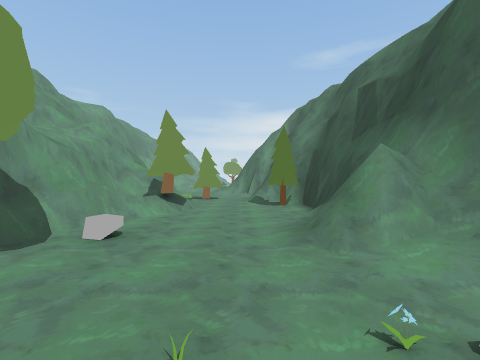
[1] (above)

15 first-person views from a walk through a 3-D level made in the Unity game engine. The camera is 1.3 m above the floor, looks level and sees 85° across. The floor is counted in squares, 2 m on a side. Each view is taken from the middle of a square. On the plan, view 1 faces up. The plan holds only what a view shows up to about 9 squares ahead; the rest is blank. The place goes on beyond the plan. The player is left out.

[2]
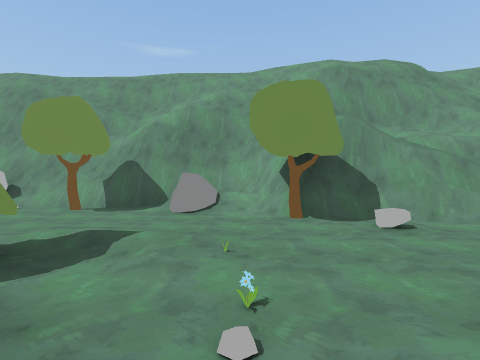

[3]
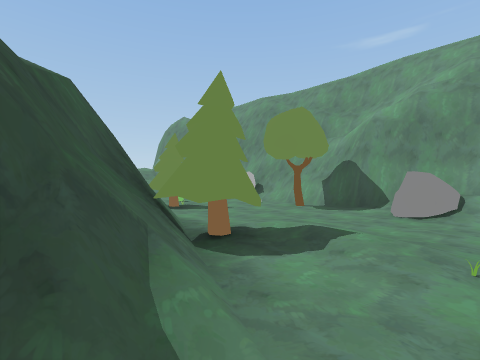

[4]
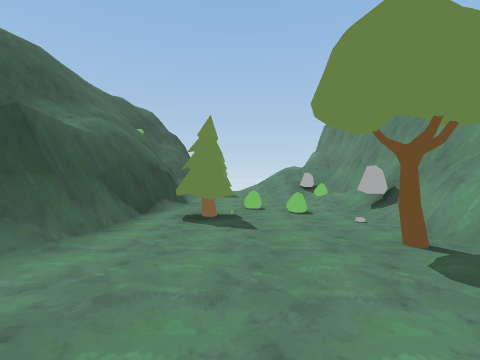

[5]
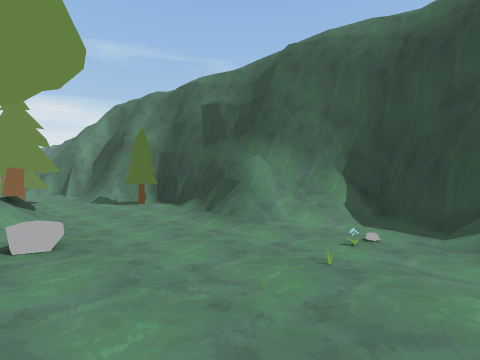

[6]
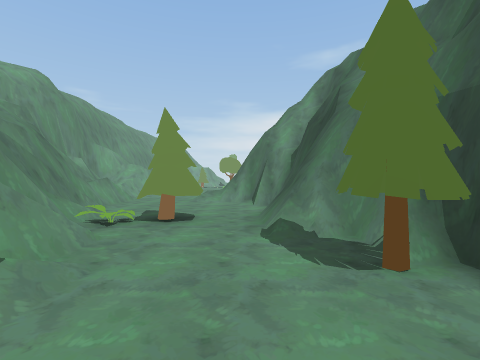

[7]
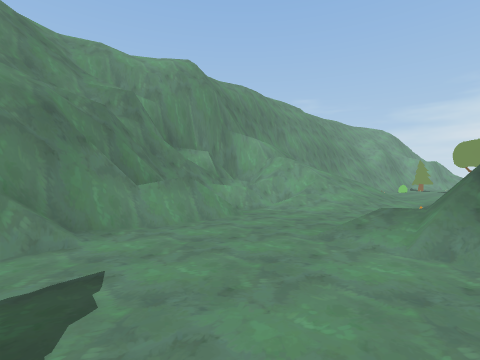

[8]
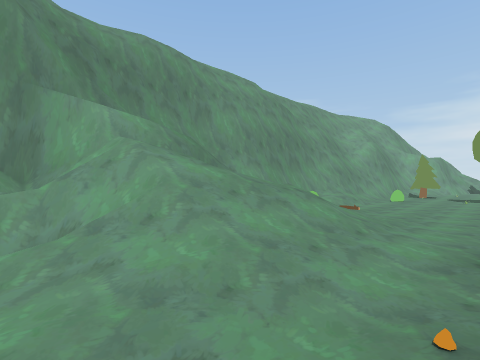

[9]
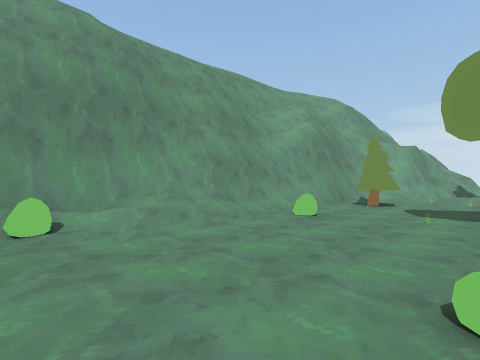

[10]
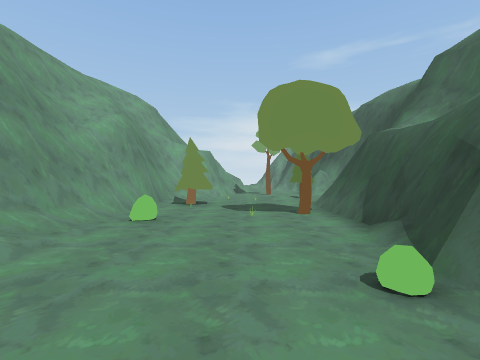

[11]
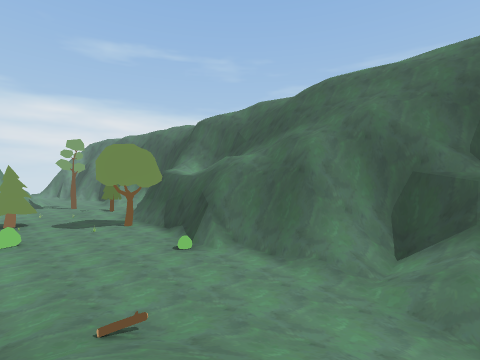

[12]
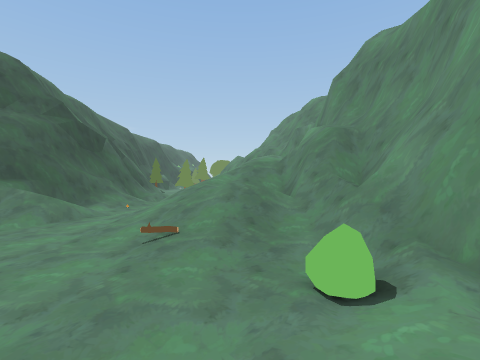

[13]
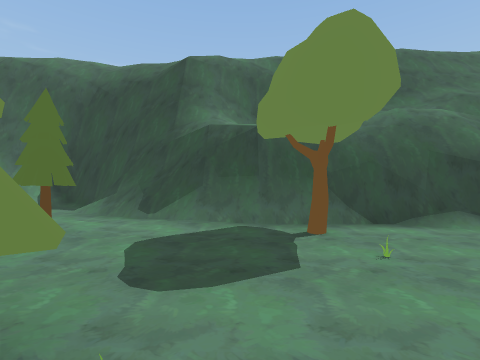

[14]
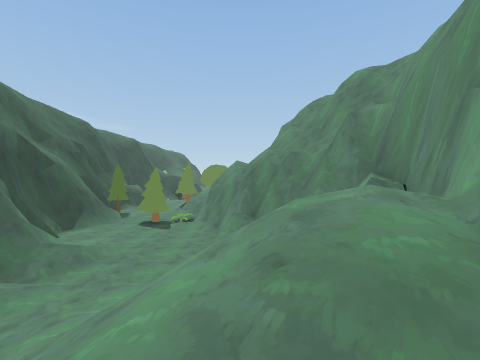

[15]
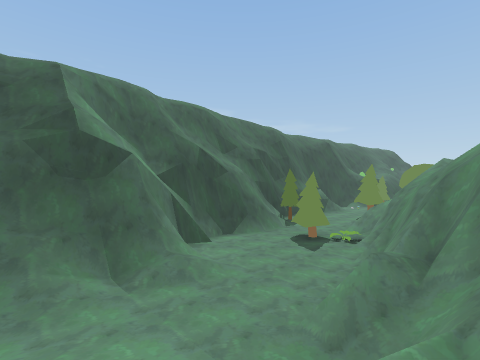

### Floor plan
Key: @ floor where view 1 was taken; # wall or solid block; . main floor; : floor 0.25 m higher than the main floor; + floor 1.25 m higher than the main floor; / step, stairs or slope; = window, fence, low wall or low ledge; T tree; F flower; R rock; B bush; M mushroom; O other object.
Columns run from 7 left of view 1 to 3 right of it. Each row starts with its distance up from view 1.
 30   #/...T/#
 29   #..O:./#
 28   #.T..###
 27   #....##
 26   #..OT#
 25  ##B...#
 24  #/....#
 23  #//...#
 22  #:....##
 21  #B....##
 20  #///../#
 19 ###+/../#
 18 #==//://#
 17 #=///:.##
 16 ##/=/.M##
 15 ##/=../#
 14  #=.../#
 13  ##/../##
 12  ##+....#
 11   ##....#
 10   ###...#
  9     #TT.##
  8     #...##
  7     #=..T#
  6     #TT..#
  5     #/...#
  4     #/...##
  3    ##/..#=#
  2   ##T..../#
  1   #/...OF.#
  0   #/R..@/##
 -1   #...:T/#
 -2   #....T##
 -3   #T...##
 -4  ## ...#
 -5  #RRBTT#
 -6  ##  B #

Positions as (right, up) in squares from view 1, and headings:
1: (0, 0), facing up
2: (2, 1), facing left
3: (2, 1), facing down-left
4: (-2, 0), facing down
5: (-2, 0), facing up-right
6: (0, 5), facing up
7: (0, 10), facing up-left
8: (-1, 15), facing up-left
9: (-1, 21), facing up-left
10: (-2, 21), facing up
11: (-4, 18), facing up-right
12: (-4, 23), facing down
13: (-4, 27), facing right
14: (-4, 18), facing down
15: (-5, 16), facing down-right
